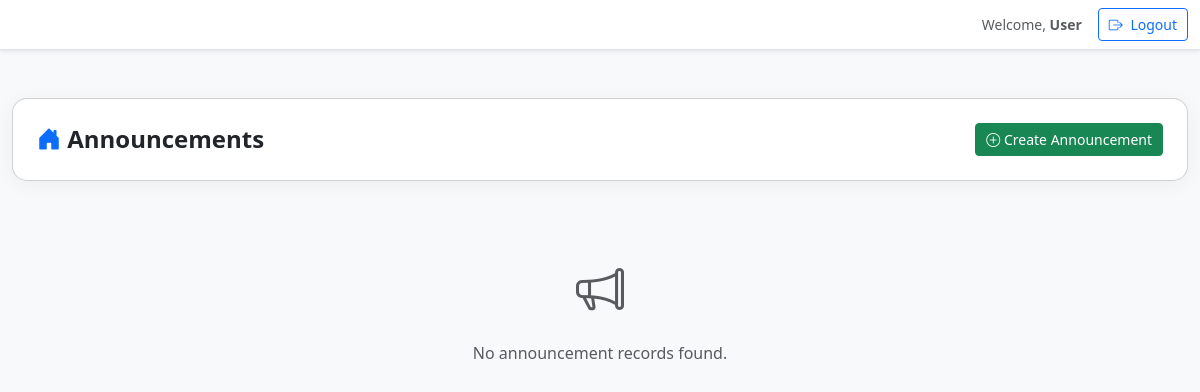
The app's page /announcements/index.php, older data.
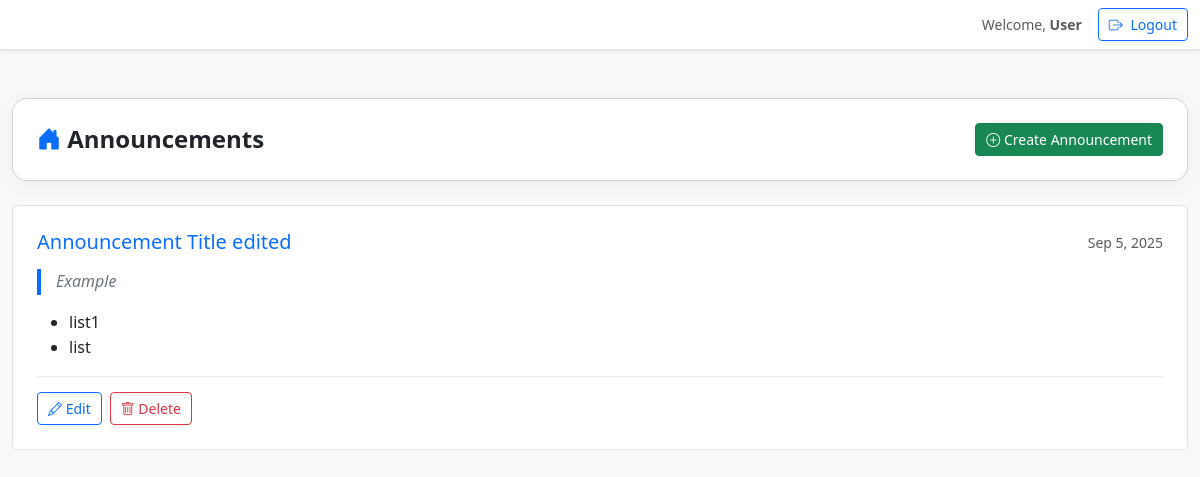
The same page, newer data.
### tables this page shows
CREATE TABLE `announcements` (
  `id` int(11) NOT NULL,
  `title` text NOT NULL,
  `content` longtext NOT NULL,
  `created_at` timestamp NOT NULL DEFAULT current_timestamp() ON UPDATE current_timestamp(),
  `deleted_at` date DEFAULT NULL
);

### announcements/index.php (the view, shortened to what this page needs)
<?php include '../config.php'; ?>
<!DOCTYPE html>
<html lang="en">
<head>
    <link href="https://cdn.jsdelivr.net/npm/bootstrap@5.3.0/dist/css/bootstrap.min.css" rel="stylesheet">
    <link href="https://cdn.jsdelivr.net/npm/bootstrap-icons@1.10.5/font/bootstrap-icons.css" rel="stylesheet">
</head>
<body>
<?php include '../navbar.php'; ?>
<div class="container mt-5">
    <div class="card p-4 mb-4">
        <div class="d-flex justify-content-between align-items-center">
            <h4 class="mb-0"><i class="bi bi-house-door-fill text-primary"></i> Announcements</h4>
             <a href="add.php" class="btn btn-success btn-sm">
                <i class="bi bi-plus-circle"></i> Create Announcement
            </a>
        </div>
    </div>
    <?php
    $result = $conn->query("SELECT * FROM announcements WHERE deleted_at IS NULL ORDER BY id DESC");
    if ($result->num_rows > 0):
        while ($row = $result->fetch_assoc()):
    ?>
        <div class="p-4 mb-3 bg-white border" style="border-radius: 5px">
            <div class="d-flex justify-content-between align-items-center">
                <h5 class="mb-0 text-primary"><?= htmlspecialchars($row['title']) ?></h5>
                <small class="text-muted">
                    <?= isset($row['created_at']) ? date('M j, Y', strtotime($row['created_at'])) : '' ?>
                </small>
            </div>
            <div class="announcement-content">
                <?= $row['content'] ?>
            </div>
            <div class="announcement-actions">
                <div class="d-flex gap-2">
                    <a href="edit.php?id=<?= $row['id'] ?>" class="btn btn-outline-primary btn-sm">
                        <i class="bi bi-pencil"></i> Edit
                    </a>
                    <button type="button" class="btn btn-outline-danger btn-sm"
                            onclick="confirmDelete(<?= $row['id'] ?>, '<?= htmlspecialchars($row['title'], ENT_QUOTES) ?>')">
                        <i class="bi bi-trash"></i> Delete
                    </button>
                </div>
            </div>
        </div>
    <?php endwhile; else: ?>
        <div class="text-center p-5">
            <i class="bi bi-megaphone text-muted" style="font-size: 3rem;"></i>
            <p class="text-muted mt-3">No announcement records found.</p>
        </div>
    <?php endif; ?>
</div>
</body>
</html>

Row changes from the older to the newer data that the page shows:
added announcements: title "Announcement Title edited", created_at "Sep 5, 2025", content "Example list1 list"
Text that changed along with them:
text no longer shown: "No announcement records found."
